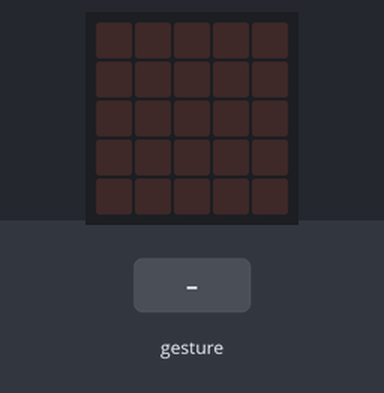
A program run on a simulated BBC micro:bit (MakeCode). On the bench: the board's 5×5 LED display. The test bench sets the inputs (shaded band). Random numbers come from a fixed seed; a tilt is held for 1.5 s and a shake lasts 1 s, then the board lies face up again.

Above: at 1.2 s.
1.3 s: gesture 'shake'
At 3.5 s:
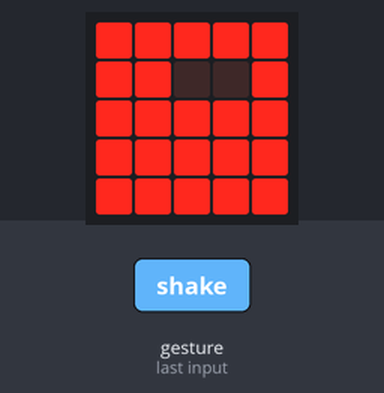
3.8 s: gesture 'shake'
At 5.6 s:
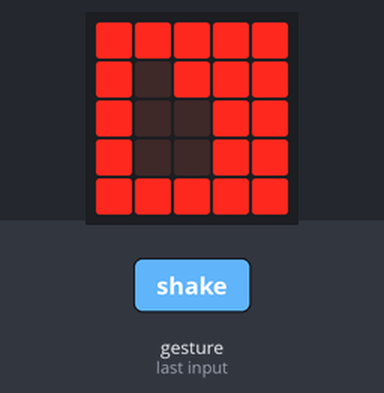
6.3 s: gesture 'shake'
At 8.5 s:
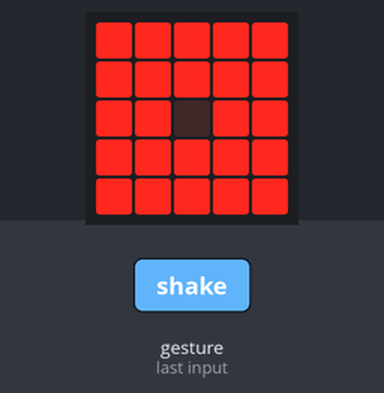
8.8 s: gesture 'shake'
At 10.6 s:
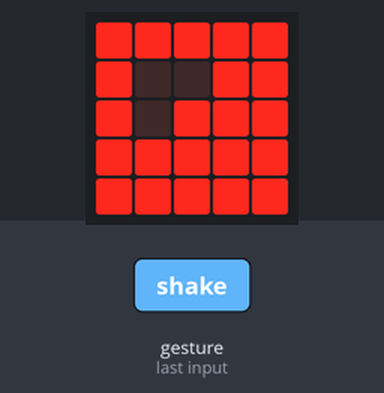
Timing chart, 0 to 12.1 s (numbered marks = the images above; inputs shaded):
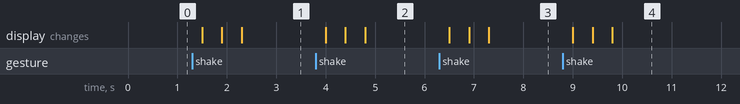

Measured:
- after the input at 1.3 s, the display: first changes after 0.20 s (image 1 shows a later state)
- after the input at 3.8 s, the display: first changes after 0.20 s (image 2 shows a later state)
- after the input at 6.3 s, the display: first changes after 0.20 s (image 3 shows a later state)
- after the input at 8.8 s, the display: first changes after 0.20 s (image 4 shows a later state)

The program:

main.ts
```typescript
let terning = 0
input.onGesture(Gesture.Shake, function () {
    terning = randint(1, 6)
    basic.showLeds(`
        # # # . .
        . . # # #
        # # # . #
        . # # . #
        # # . # .
        `)
    basic.showLeds(`
        # . . . #
        # # . # #
        . # # # .
        . # # # #
        # # . . #
        `)
    if (terning == 1) {
        basic.showLeds(`
            # # # # #
            # # # # #
            # # . # #
            # # # # #
            # # # # #
            `)
    } else if (terning == 2) {
        basic.showLeds(`
            # # # # #
            # # . . #
            # # # # #
            # # # # #
            # # # # #
            `)
    } else if (terning == 3) {
        basic.showLeds(`
            # # # # #
            # . . # #
            # . # # #
            # # # # #
            # # # # #
            `)
    } else if (terning == 4) {
        basic.showLeds(`
            # # # # #
            # # # # #
            # . . # #
            # . . # #
            # # # # #
            `)
    } else if (terning == 5) {
        basic.showLeds(`
            # # # # #
            # . # # #
            # . . # #
            # . . # #
            # # # # #
            `)
    } else if (terning == 6) {
        basic.showLeds(`
            . # . # .
            . # . # .
            . . . . .
            # . . . #
            # # # # #
            `)
    } else {
        basic.showIcon(IconNames.Angry)
    }
})
```

test.ts
```typescript
// testene settes inn her; disse vil ikke kompilert så lenge denne pakken blir brukt som en utvidelse.
```
